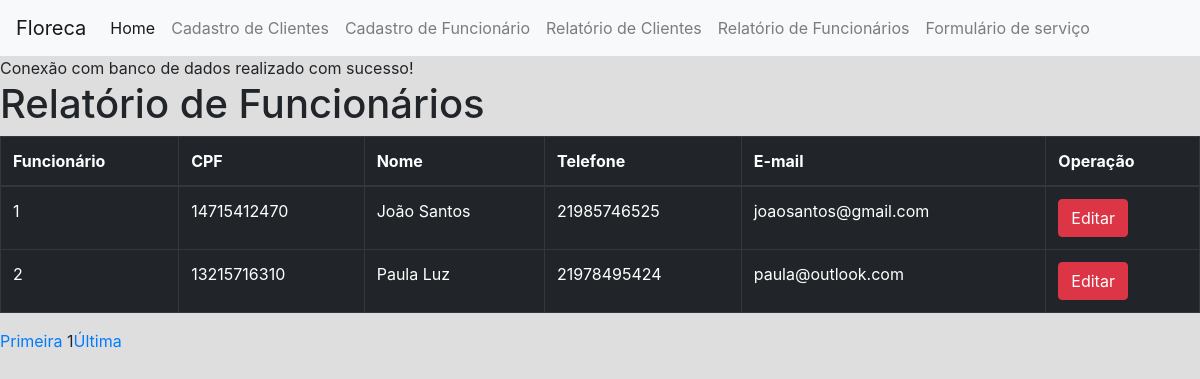
The page /pages/relatorio-func.php on the database its author committed.
### tables this page shows
CREATE TABLE `funcionario` (
  `idfuncionario` int(15) NOT NULL,
  `cpffuncionario` char(14) NOT NULL,
  `nome` varchar(60) NOT NULL,
  `datanascimento` date DEFAULT NULL,
  `telefone` varchar(15) NOT NULL,
  `rg` varchar(15) NOT NULL,
  `cep` char(9) NOT NULL,
  `numerocasa` smallint(6) NOT NULL,
  `foto` varchar(255) DEFAULT NULL,
  `email` varchar(255) NOT NULL
);

### pages/relatorio-func.php (the view, shortened to what this page needs)
<?php
    require_once './head.php';
    require_once './menuadmin.php';
    include_once './conexao.php';
    $pagatual = filter_input(INPUT_GET, "page", FILTER_SANITIZE_NUMBER_INT);
	$pag = (!empty($pagatual)) ? $pagatual : 1;
    $limitereg = 3;
    $inicio = ($limitereg * $pag) - $limitereg;
    $busca= "SELECT idfuncionario, cpffuncionario, nome, telefone, email
              from funcionario
              LIMIT $inicio , $limitereg";
    $resultado = $conn->prepare($busca);
    $resultado->execute();
    if (($resultado) AND ($resultado->rowCount() != 0)){
     echo "<h1>Relatório de Funcionários</h1>";
?>
    <table class="table table-bordered table-dark">
        <thead>
            <tr>
                <th scope="col">Funcionário</th>
                <th scope="col">CPF</th>
                <th scope="col">Nome</th>
                <th scope="col">Telefone</th>
                <th scope="col">E-mail</th>
                <th scope="col">Operação</th>
            </tr>
        </thead>
    <tbody>
    <?php
    while ($linha = $resultado->fetch(PDO::FETCH_ASSOC)) {
    extract($linha);
    ?>
        <tr>
          <td scope="row"><?php echo $idfuncionario ?></td>
          <td><?php echo $cpffuncionario ?></td>
          <td><?php echo $nome ?></td>
          <td><?php echo $telefone ?></td>
          <td><?php echo $email ?></td>
          <td>
            <?php echo "<a href='editar-func.php?idfuncionario=$idfuncionario'>" ; ?>
            <input type="submit" class="btn btn-danger" name="editar" value="Editar">
          </td>
        </tr>
<?php
        }
?>
 </tbody>
</table>
<?php
    }else{
        echo "Não tem registros";
    }
    $qtregistro = "SELECT COUNT(idfuncionario) AS registros FROM funcionario" ;
    $resultado = $conn->prepare($qtregistro);
    $resultado->execute();
    $resposta = $resultado->fetch(PDO::FETCH_ASSOC);
    $qnt_pagina = ceil($resposta['registros'] / $limitereg);
    echo "<a href='relatorio-func.php?page=1'>Primeira</a> ";
    echo "$pag";
    echo "<a href='relatorio-func.php?page=$qnt_pagina'>Última</a> ";
?>

### pages/style.css (style rules this page uses)
body { margin: 0; padding: 0; height: 100%; width: 100%; overflow-x: hidden; background: #dedede; }

### rows shown on the page
funcionario: idfuncionario "1", cpffuncionario "14715412470", nome "João Santos", telefone "21985746525", email "joaosantos@gmail.com"
funcionario: idfuncionario "2", cpffuncionario "13215716310", nome "Paula Luz", telefone "21978495424", email "paula@outlook.com"

### other values the page prints
$pag "1"
